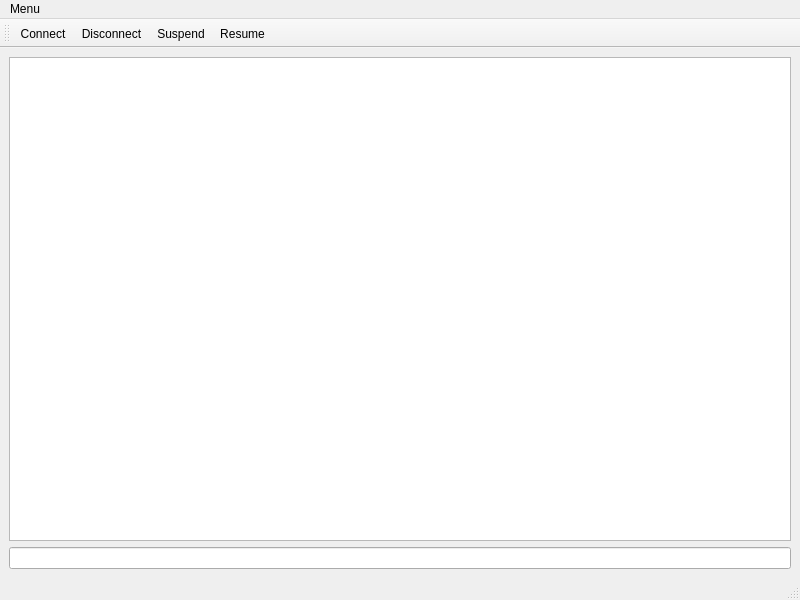
<?xml version="1.0" encoding="UTF-8"?>
<ui version="4.0">
 <class>MainWindow</class>
 <widget class="QMainWindow" name="MainWindow">
  <property name="geometry">
   <rect>
    <x>0</x>
    <y>0</y>
    <width>800</width>
    <height>600</height>
   </rect>
  </property>
  <property name="windowTitle">
   <string>MainWindow</string>
  </property>
  <widget class="QWidget" name="central_widget">
   <layout class="QVBoxLayout" name="verticalLayout">
    <item>
     <widget class="QTextEdit" name="console_output">
      <property name="readOnly">
       <bool>true</bool>
      </property>
     </widget>
    </item>
    <item>
     <widget class="QLineEdit" name="command_line"/>
    </item>
   </layout>
  </widget>
  <widget class="QMenuBar" name="menu_bar">
   <property name="geometry">
    <rect>
     <x>0</x>
     <y>0</y>
     <width>800</width>
     <height>28</height>
    </rect>
   </property>
   <widget class="QMenu" name="menu">
    <property name="title">
     <string>Menu</string>
    </property>
    <addaction name="connect_action"/>
    <addaction name="disconnect_action"/>
    <addaction name="quit_action"/>
   </widget>
   <addaction name="menu"/>
  </widget>
  <widget class="QStatusBar" name="status_bar"/>
  <widget class="QToolBar" name="toolBar">
   <property name="windowTitle">
    <string>toolBar</string>
   </property>
   <attribute name="toolBarArea">
    <enum>TopToolBarArea</enum>
   </attribute>
   <attribute name="toolBarBreak">
    <bool>false</bool>
   </attribute>
   <addaction name="connect_action"/>
   <addaction name="disconnect_action"/>
   <addaction name="suspend_action"/>
   <addaction name="resume_action"/>
  </widget>
  <action name="send_command_action">
   <property name="text">
    <string>Send</string>
   </property>
   <property name="toolTip">
    <string>Send command to DFHack</string>
   </property>
  </action>
  <action name="connect_action">
   <property name="text">
    <string>Connect</string>
   </property>
   <property name="toolTip">
    <string>Connect to DFHack</string>
   </property>
   <property name="shortcut">
    <string>Ctrl+Shift+C</string>
   </property>
  </action>
  <action name="disconnect_action">
   <property name="text">
    <string>Disconnect</string>
   </property>
   <property name="toolTip">
    <string>Disconnect from DFHack</string>
   </property>
   <property name="shortcut">
    <string>Ctrl+Shift+D</string>
   </property>
  </action>
  <action name="quit_action">
   <property name="text">
    <string>Quit</string>
   </property>
   <property name="toolTip">
    <string>Quit</string>
   </property>
   <property name="shortcut">
    <string>Ctrl+Shift+Q</string>
   </property>
  </action>
  <action name="suspend_action">
   <property name="text">
    <string>Suspend</string>
   </property>
  </action>
  <action name="resume_action">
   <property name="text">
    <string>Resume</string>
   </property>
  </action>
 </widget>
 <resources/>
 <connections>
  <connection>
   <sender>command_line</sender>
   <signal>returnPressed()</signal>
   <receiver>send_command_action</receiver>
   <slot>trigger()</slot>
   <hints>
    <hint type="sourcelabel">
     <x>399</x>
     <y>550</y>
    </hint>
    <hint type="destinationlabel">
     <x>-1</x>
     <y>-1</y>
    </hint>
   </hints>
  </connection>
  <connection>
   <sender>quit_action</sender>
   <signal>triggered()</signal>
   <receiver>MainWindow</receiver>
   <slot>close()</slot>
   <hints>
    <hint type="sourcelabel">
     <x>-1</x>
     <y>-1</y>
    </hint>
    <hint type="destinationlabel">
     <x>399</x>
     <y>299</y>
    </hint>
   </hints>
  </connection>
 </connections>
</ui>
